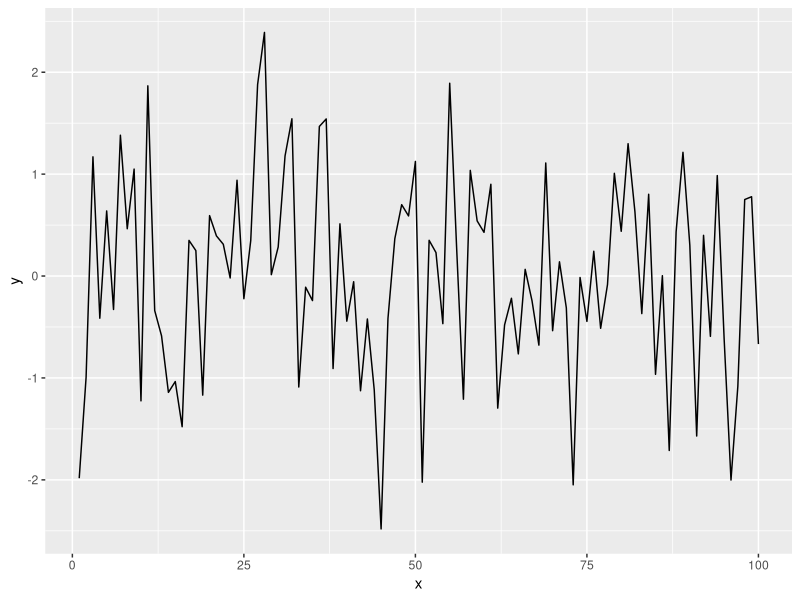

Reproduce this figure in R.
## ---- chunk 1
knitr::opts_chunk$set(fig.align = "center")
## ---- chunk 2
library(tidyverse)
## ---- chunk 3
x = seq(1:100)
y =rnorm(100)
y
x

dat = data.frame(x, y)

ggplot(dat, aes(x = x, y = y)) +
  geom_line()
## ---- chunk 4
knitr::kable(head(dat, n=5), caption = "This is the first 5 rows")

